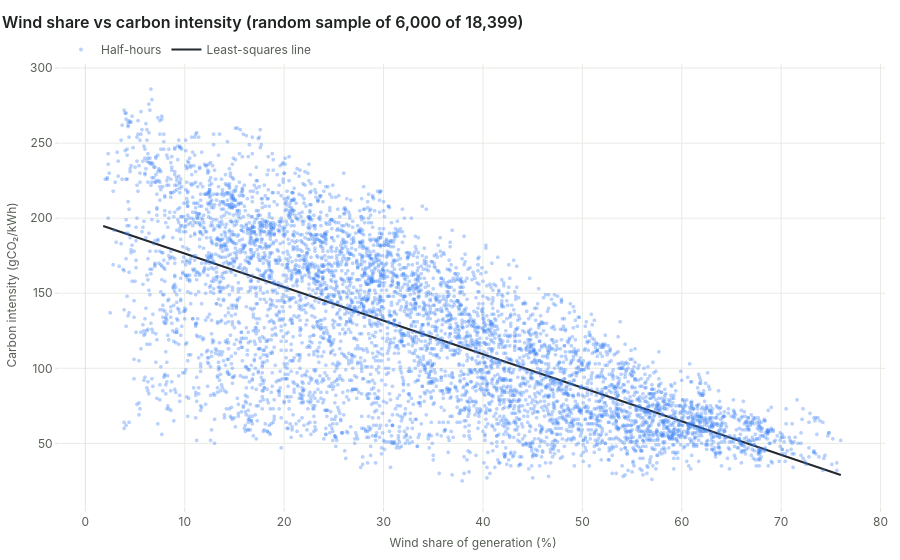

Write notebook code for a chart like this one.
### Code cell
charts.share_scatter(a, 'share_wind') if 'share_wind' in a else 'No wind share column.'

### Figure 1 — Plotly figure (JSON) as saved in the notebook; plotly's stock layout.template omitted (floating-point values rounded to 4 significant figures; data arrays with more than 128 entries replaced by an {"elided": "..."} marker saying what was removed)
{"data": [{"customdata": {"elided": "6000 str values"}, "hovertemplate": "%{customdata}<br>wind %{x:.1f}%<br>%{y:.0f} gCO₂/kWh<extra></extra>", "marker": {"color": "rgba(59,130,246,0.35)", "size": 4}, "mode": "markers", "name": "Half-hours", "type": "scattergl", "x": {"elided": "6000 float values"}, "y": {"elided": "6000 float values"}}, {"hovertemplate": "slope -2.24 gCO₂/kWh per pp<extra></extra>", "line": {"color": "#23282F", "width": 2}, "mode": "lines", "name": "Least-squares line", "type": "scatter", "x": [1.8, 3.314, 4.829, 6.343, 7.857, 9.371, 10.89, 12.4, 13.91, 15.43, 16.94, 18.46, 19.97, 21.49, 23.0, 24.51, 26.03, 27.54, 29.06, 30.57, 32.09, 33.6, 35.11, 36.63, 38.14, 39.66, 41.17, 42.69, 44.2, 45.71, 47.23, 48.74, 50.26, 51.77, 53.29, 54.8, 56.31, 57.83, 59.34, 60.86, 62.37, 63.89, 65.4, 66.91, 68.43, 69.94, 71.46, 72.97, 74.49, 76.0], "y": [194.8, 191.4, 188.1, 184.7, 181.3, 177.9, 174.5, 171.1, 167.7, 164.4, 161.0, 157.6, 154.2, 150.8, 147.4, 144.0, 140.7, 137.3, 133.9, 130.5, 127.1, 123.7, 120.3, 117.0, 113.6, 110.2, 106.8, 103.4, 100.0, 96.64, 93.26, 89.87, 86.49, 83.1, 79.72, 76.33, 72.94, 69.56, 66.17, 62.79, 59.4, 56.02, 52.63, 49.24, 45.86, 42.47, 39.09, 35.7, 32.32, 28.93]}], "layout": {"hovermode": "closest", "title": {"text": "Wind share vs carbon intensity (random sample of 6,000 of 18,399)"}, "xaxis": {"title": {"text": "Wind share of generation (%)"}}, "yaxis": {"title": {"text": "Carbon intensity (gCO₂/kWh)"}}}}
